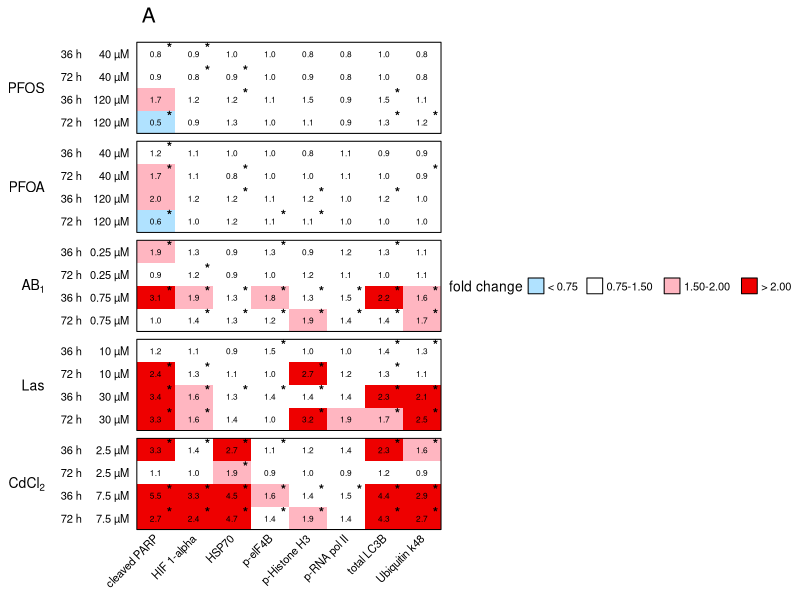
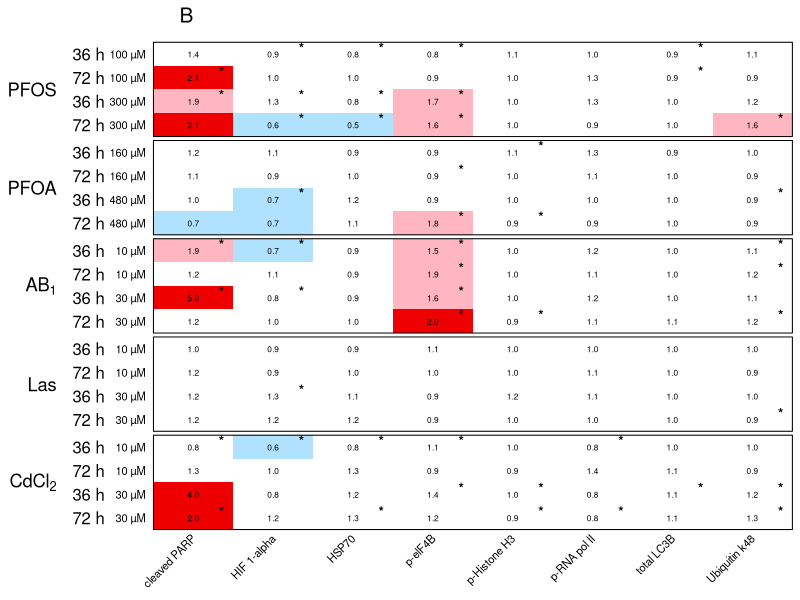
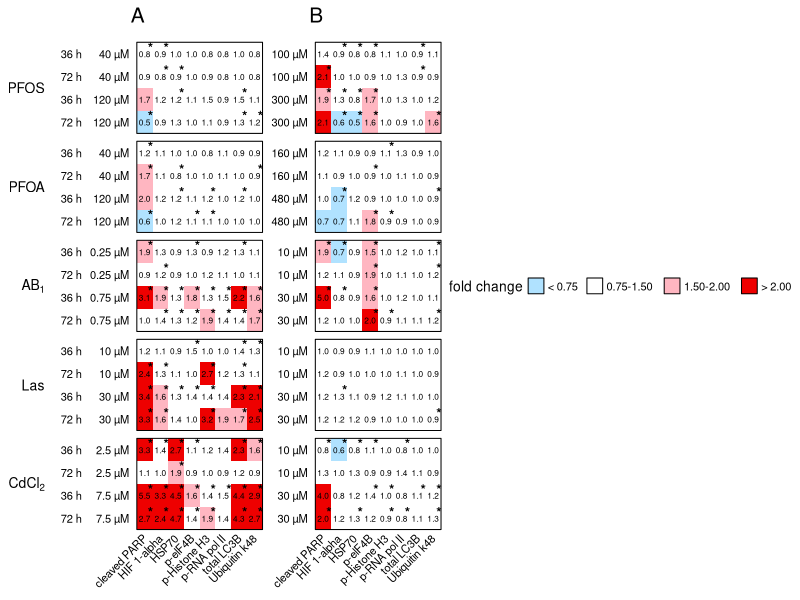
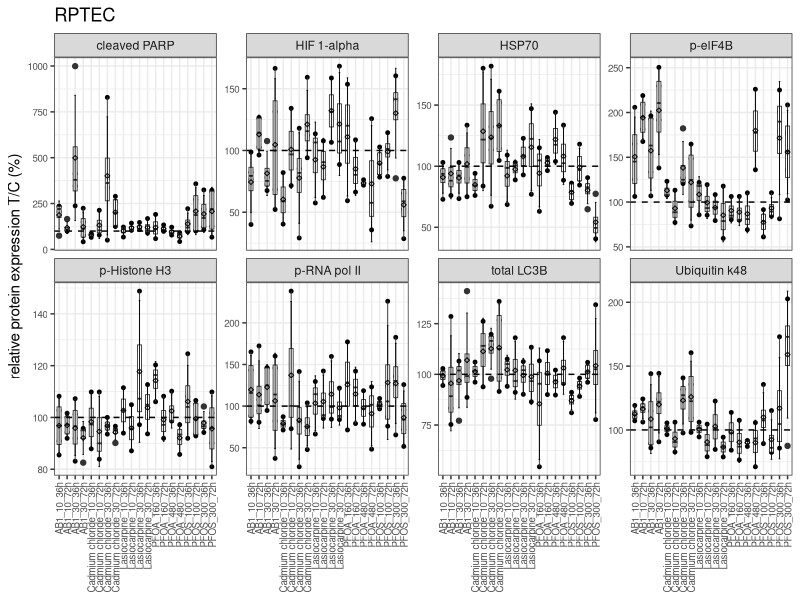
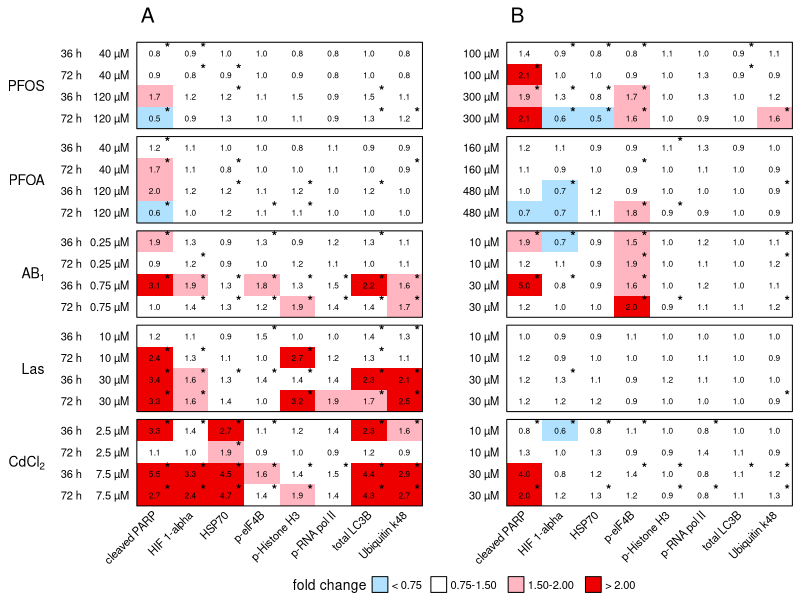
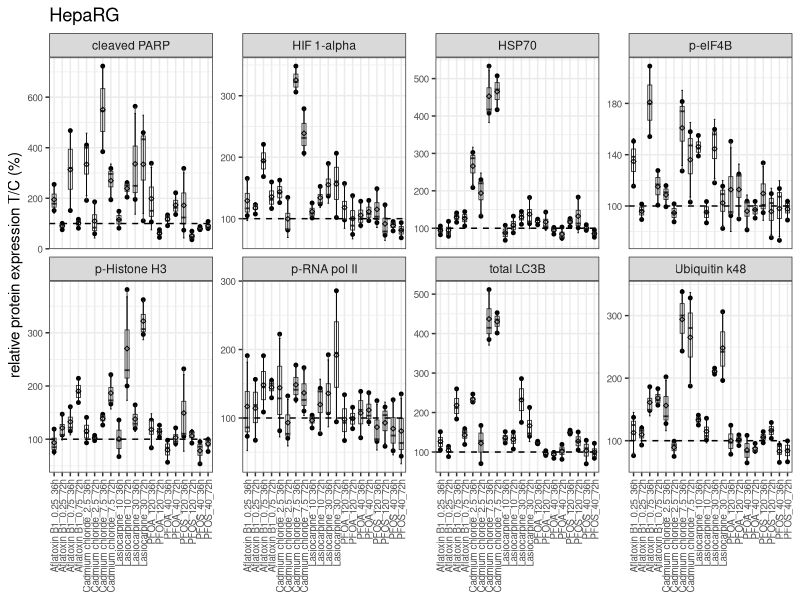
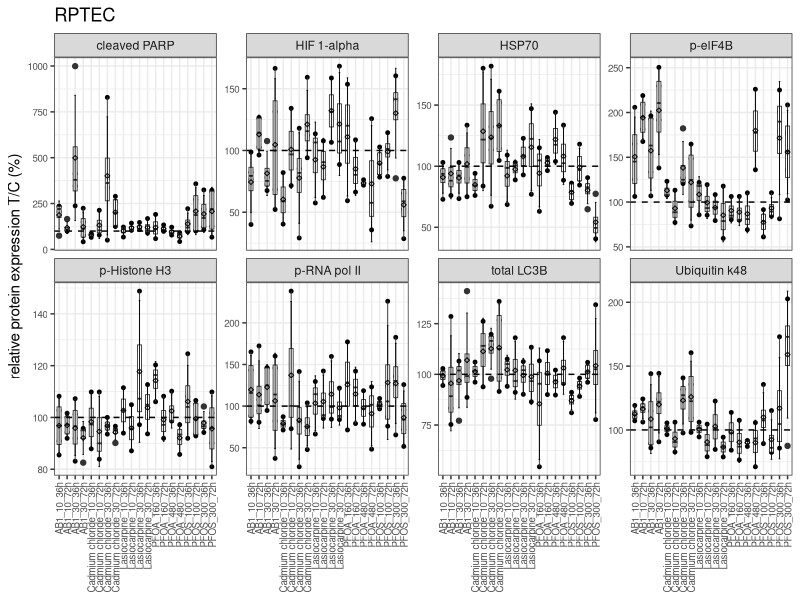

Source code (R) for these figures, in order:
# Skript to evaluate Multiplexed microsphere-based sandwich immunoassays
##Import data

library(readr)
setwd("3.4 Effects on marker proteins/")

HepaRG_Protein_Result <- read_delim("HepaRG_Protein.csv", delim = ";", escape_double = FALSE, trim_ws = TRUE, col_select = c(1:15))


RPTEC_Protein_Result <- read_delim("RPTEC_Protein.csv", delim = ";", escape_double = FALSE, trim_ws = TRUE)


# create dataframe with rep1-3 side by side
##concentration as character for row.name
HepaRG_Protein_Result$concentration_uM <- as.character(HepaRG_Protein_Result$concentration_uM)

RPTEC_Protein_Result$concentration_uM <- as.character(RPTEC_Protein_Result$concentration_uM)

## one df per rep

HepaRG_Protein_Result_rep1 <-  HepaRG_Protein_Result[which(HepaRG_Protein_Result$biol_rep == 1),]
HepaRG_Protein_Result_rep2 <-  HepaRG_Protein_Result[which(HepaRG_Protein_Result$biol_rep == 2),]
HepaRG_Protein_Result_rep3 <-  HepaRG_Protein_Result[which(HepaRG_Protein_Result$biol_rep == 3),]
HepaRG_Protein_Result_rep4 <-  HepaRG_Protein_Result[which(HepaRG_Protein_Result$biol_rep == 4),]

RPTEC_Protein_Result_rep1 <-  RPTEC_Protein_Result[which(RPTEC_Protein_Result$biol_rep == 1),]
RPTEC_Protein_Result_rep2 <-  RPTEC_Protein_Result[which(RPTEC_Protein_Result$biol_rep == 2),]
RPTEC_Protein_Result_rep3 <-  RPTEC_Protein_Result[which(RPTEC_Protein_Result$biol_rep == 3),]
RPTEC_Protein_Result_rep4 <-  RPTEC_Protein_Result[which(RPTEC_Protein_Result$biol_rep == 4),]

## change rownames to apply merge
### function: enter dataframe name
### creates empty vector from rownames
### creates names for column 1-3
### apply make.names to be added to df
### add to df

change_rownames <- function(mydataframe){
  rowname_vector <- numeric(0)
  for(i in 1:nrow(mydataframe)){
    rowname <- paste(mydataframe[i,5], mydataframe[i,7], mydataframe[i,2], sep = "_")
    rowname_vector <- c(rowname_vector, rowname)
  }
  mydataframe <- cbind(rowname_vector, mydataframe)
  make.names(rowname_vector, unique = T)
  .rowNamesDF(x = mydataframe, make.names = T) <- rowname_vector
    return(mydataframe)
}

HepaRG_Protein_Result_rep1 <- change_rownames(HepaRG_Protein_Result_rep1)
HepaRG_Protein_Result_rep2 <- change_rownames(HepaRG_Protein_Result_rep2)
HepaRG_Protein_Result_rep3 <- change_rownames(HepaRG_Protein_Result_rep3)
HepaRG_Protein_Result_rep4 <- change_rownames(HepaRG_Protein_Result_rep4)

RPTEC_Protein_Result_rep1 <- change_rownames(RPTEC_Protein_Result_rep1)
RPTEC_Protein_Result_rep2 <- change_rownames(RPTEC_Protein_Result_rep2)
RPTEC_Protein_Result_rep3 <- change_rownames(RPTEC_Protein_Result_rep3)
RPTEC_Protein_Result_rep4 <- change_rownames(RPTEC_Protein_Result_rep4)

# calulate T/C per rep
##create function with input dataframe of rep
### attach df, create empty vectors
### go through whole df and look for substance_number which is not 0
### if so, go through whole df and look if a row with substance_number 0 matches regarding timepoint and concentration number
### if so, calculate T/C (100%), add to df
### df is list, has to be converted to list and colums converted to numeric
### return new df

calculate_T_C <- function(replicate){
  attach(replicate)
  newtable <- numeric(0)
  newthing <- numeric(0)
  for(i in 1:nrow(replicate)){
    if(substance_number[i] != 0){
      for(k in 1:nrow(replicate)){
        if(time_point[k] == time_point[i] & concentration_number[k] == concentration_number[i] & substance_number[k] == 0){
          newthing <- replicate[i, c(9:16)]/replicate[k,c(9:16)]*100
          rowofnewthing <- c(replicate[i,1:8], newthing)
          newtable <- rbind(newtable, rowofnewthing)
        }
      }
    }
  }
  detach(replicate)
  for(m in c(1,3,6)){
    newtable[,m] <- as.character(newtable[,m])
  }
  newname <- as.data.frame(newtable)
  rownames(newname) <- newname$rowname_vector
    for(l in c(2,4,5,7,8:16)){
    newname[,l] <- as.numeric(newname[,l])
  }
  return(newname)
}

HepaRG_Protein_Result_rep1_T_C <- calculate_T_C(HepaRG_Protein_Result_rep1)
HepaRG_Protein_Result_rep2_T_C <- calculate_T_C(HepaRG_Protein_Result_rep2)
HepaRG_Protein_Result_rep3_T_C <- calculate_T_C(HepaRG_Protein_Result_rep3)
HepaRG_Protein_Result_rep4_T_C <- calculate_T_C(HepaRG_Protein_Result_rep4)

RPTEC_Protein_Result_rep1_T_C <- calculate_T_C(RPTEC_Protein_Result_rep1)
RPTEC_Protein_Result_rep2_T_C <- calculate_T_C(RPTEC_Protein_Result_rep2)
RPTEC_Protein_Result_rep3_T_C <- calculate_T_C(RPTEC_Protein_Result_rep3)
RPTEC_Protein_Result_rep4_T_C <- calculate_T_C(RPTEC_Protein_Result_rep4)

# merge 4 dataframes
## first merge 2 twice, merge these
## change rownames back, as they get set as new colomns
## get 3 rows with indications of the rows (as originally) from the new row.names
## create one dataframe and sort by substance name and concentration
## set rownames again
### input: dataframes, suffixes as "_suffix"

merge_4_data.frames <- function(dataframe1, suffix1, dataframe2, suffix2, dataframe3, suffix3, dataframe4, suffix4){
  firstmerge <- merge(dataframe1[,c(9:16)],dataframe2[,c(9:16)], by = "row.names", all.x = T, all.y = T, suffixes = c(suffix1, suffix2))
  rownames(firstmerge) <- firstmerge$Row.names
  secondmerge <- merge(dataframe3[,c(9:16)],dataframe4[,c(9:16)], by = "row.names", all.x = T, all.y = T, suffixes = c(suffix3, suffix4))
  rownames(secondmerge) <- secondmerge$Row.names
  thirdmerge <- merge(firstmerge[,c(2:ncol(firstmerge))],secondmerge[,c(2:ncol(secondmerge))], by = "row.names", all.x = T, all.y = T)
  rownames(thirdmerge) <- thirdmerge$Row.names
  Beschriftung <- data.frame(t(data.frame(strsplit(as.character(thirdmerge[c(1:length(thirdmerge$Row.names)),1]), split = "_"))))
  dataframename <- cbind(Beschriftung, thirdmerge[,c(2:ncol(thirdmerge))])
  row.names(dataframename) <- thirdmerge$Row.names
  names(dataframename)[1] <- "substance"
  names(dataframename)[2] <- "concentration_µM"
  names(dataframename)[3] <- "timepoint"
  return(dataframename)
}

HepaRG_Protein_Result_merge <- merge_4_data.frames(HepaRG_Protein_Result_rep1_T_C, "_rep1", HepaRG_Protein_Result_rep2_T_C, "_rep2", HepaRG_Protein_Result_rep3_T_C, "_rep3", HepaRG_Protein_Result_rep4_T_C, "_rep4")

RPTEC_Protein_Result_merge <- merge_4_data.frames(RPTEC_Protein_Result_rep1_T_C, "_rep1", RPTEC_Protein_Result_rep2_T_C, "_rep2", RPTEC_Protein_Result_rep3_T_C, "_rep3", RPTEC_Protein_Result_rep4_T_C, "_rep4")

#calculate mean
## create vector for new colnames
## create df with row information
### calculate rowmean for each analyte and attach it to df
### attach colnames
### same process for sd
## apply to merge df 
#statistics
## same process for stat
### extract p-value into a separate vector ---> add to df

library(boot)

calculate_mean_sd <- function(dataframe_for_mean_sd){
  coloumnames <- gsub("_rep[0-9]", "", names(dataframe_for_mean_sd))
  mean_SD_df <- data.frame(dataframe_for_mean_sd[,c(1:3)])
  for (i in 4:11){
    analyte_mean <- rowMeans(dataframe_for_mean_sd[, c(seq(from = i, by = 8, length.out = 4))], na.rm = T)
    mean_SD_df <- cbind(mean_SD_df, analyte_mean)
    names(mean_SD_df)[i] <- paste(coloumnames[i], "mean", sep = "_")
  }
  for (i in 4:11){
    analyte_sd <- apply(dataframe_for_mean_sd[, c(seq(from = i, by = 8, length.out = 4))], MARGIN = 1, FUN = sd, na.rm = T)
    mean_SD_df <- cbind(mean_SD_df, analyte_sd)
    names(mean_SD_df)[i+8] <- paste(coloumnames[i], "sd", sep = "_")
  }
  statistic_function <- function(data, indices){
    sample_data <- data[indices]
    return(mean(sample_data))
  }
  for (i in 4:11) {
    t_test_substance <- numeric(0)
    p_value_as_asterisks <- numeric(0)
    bootstrap_as_asterisks <- numeric(0)
    for(k in 1:nrow(dataframe_for_mean_sd)){
      t_test <- t.test(as.numeric(dataframe_for_mean_sd[k, c(seq(from = i, by = 8, length.out = 4))]), mu = 100)
      t_test_substance <- c(t_test_substance, t_test$p.value)
      if(t_test$p.value < 0.05){
        as_asterisks <- "*"
      }else{
        as_asterisks <- ""
      }
      p_value_as_asterisks <- c(p_value_as_asterisks, as_asterisks)
      boot_result <- boot(na.omit(as.numeric(dataframe_for_mean_sd[k, c(seq(from = i, by = 8, length.out = 4))])), statistic_function, R = 1000)
      boostrap_means <- boot_result$t
      boot.ci(boot_result, type = "basic")
      confidence_interval <- boot.ci(boot_result, type = "basic")$basic
      if(confidence_interval[1,4] < 100 & 100 < confidence_interval[1,5]){
        bootstrap <- ""
      }else{
        bootstrap <- "*"
      }
      bootstrap_as_asterisks <- c(bootstrap_as_asterisks, bootstrap)
    }
    mean_SD_df <- cbind(mean_SD_df, t_test_substance, p_value_as_asterisks, bootstrap_as_asterisks)
    names(mean_SD_df) <- gsub("t_test_substance", paste(names(mean_SD_df[i]), "p-value", sep = "_"), names(mean_SD_df))
    names(mean_SD_df) <- gsub("p_value_as_asterisks", paste(names(mean_SD_df[i]), "asterisks", sep = "_"), names(mean_SD_df))
    names(mean_SD_df) <- gsub("bootstrap_as_asterisks", paste(names(mean_SD_df[i]), "boot", sep = "_"), names(mean_SD_df))
  }
  return(mean_SD_df)
}

HepaRG_Protein_Result_mean_SD <- calculate_mean_sd(HepaRG_Protein_Result_merge)

RPTEC_Protein_Result_mean_SD <- calculate_mean_sd(RPTEC_Protein_Result_merge)

HepaRG_Protein_Result_mean_SD <- cbind(row.names(HepaRG_Protein_Result_mean_SD), HepaRG_Protein_Result_mean_SD)
names(HepaRG_Protein_Result_mean_SD)[1] <- "longname"

RPTEC_Protein_Result_mean_SD <- cbind(row.names(RPTEC_Protein_Result_mean_SD), RPTEC_Protein_Result_mean_SD)
names(RPTEC_Protein_Result_mean_SD)[1] <- "longname"

###Heatmap with Complex Heatmaps

library(ComplexHeatmap)

HepaRG_Protein_Result_mean_SD_CH <- cbind(CellLine = rep("HepaRG", times = nrow(HepaRG_Protein_Result_mean_SD)), HepaRG_Protein_Result_mean_SD[, c(2,3,4,5:12, seq(from = 23, by = 3, to = 44))])
RPTEC_Protein_Result_mean_SD_CH <- cbind(CellLine = rep("RPTEC", times = nrow(RPTEC_Protein_Result_mean_SD)), RPTEC_Protein_Result_mean_SD[, c(2,3,4,5:12, seq(from = 23, by = 3, to = 44))])

make_levels <- function(mean_SD) {
  library(dplyr)
  for(i in grep("_mean$", names(mean_SD), ignore.case = T)){
    levels <- cut(mean_SD[,i], 
                  breaks = c(-Inf, 75, 150, 200, Inf), 
                  labels = c("< 0.75", "0.75-1.50", "1.50-2.00", "> 2.00"),
                  right = FALSE)
    mean_SD <-  cbind(mean_SD, levels)
    names(mean_SD)[ncol(mean_SD)] <- paste0(gsub("mean", "", names(mean_SD)[i]), "_levels")
  }
  mean_SD[, "concentration_µM"] <- as.numeric(mean_SD[, "concentration_µM"])
  ordered_df <- mean_SD %>%
    arrange(substance, concentration_µM)
  return(ordered_df)
}

HepaRG_Protein_Result_mean_SD_CH <- make_levels(HepaRG_Protein_Result_mean_SD_CH)
RPTEC_Protein_Result_mean_SD_CH <-  make_levels(RPTEC_Protein_Result_mean_SD_CH)

###Heatmap parameters

ht_opt("legend_border" = "black")
ht_opt$COLUMN_ANNO_PADDING = unit(0.5, "cm")
ht_opt$ROW_ANNO_PADDING = unit(0.2, "cm")

colors <- structure(
  c("lightskyblue1", "white", "lightpink", "red2"), 
  names = c("< 0.75", "0.75-1.50", "1.50-2.00", "> 2.00"))

row_title <- c("PFOS", "PFOA", expression(AB[1]), "Las", expression(CdCl[2]))

ha_HepaRG = rowAnnotation(
  conc = anno_text(
    paste0(" ", HepaRG_Protein_Result_mean_SD_CH$concentration_µM, " µM"),
    just = "right",
    location = 1,
    gp = gpar(fontsize = 8))
  )

title_HepaRG <-  HeatmapAnnotation(
  title = anno_text(c(rep("", 5), "A", rep("", 2)), rot = 0, 
                    gp = gpar(fontsize = 15))
)

lgd = list(labels = c("< 0.75", "0.75-1.50", "1.50-2.00", "> 2.00"),
           legend_gp = gpar(fill = c("lightskyblue1", "white", "lightpink", "red2")), 
           labels_gp = gpar(fontsize = 8),
           title_gp = gpar(fontsize = 10),
           nrow = 1,
           title_position = "leftcenter")


HT_HepaRG <- Heatmap(HepaRG_Protein_Result_mean_SD_CH[, c(21:28)],
                     row_split = factor(HepaRG_Protein_Result_mean_SD_CH[, "substance"],
                                        levels = c("PFOS", "PFOA", "Aflatoxin B1", "Lasiocarpine", "Cadmium chloride")),
                     row_gap = unit(0.2, "cm"),
                     col = colors,
                     name = "fold change",
                     column_title_gp = gpar(just = "left"),
                     cluster_row_slices = F,
                     cluster_rows = F,
                     cluster_columns = F,
                     row_title_rot = F,
                     row_title = row_title,
                     row_title_gp = gpar(fontsize = 10),
                     row_names_side = "left",
                     row_names_gp = gpar(fontsize = 8),
                     column_labels = gsub("_mean", "", names(HepaRG_Protein_Result_mean_SD_CH[, c(5:12)])),
                     column_names_rot = 45,
                     column_names_gp = gpar(fontsize = 8),
                     column_order = order(gsub("_mean", "", names(HepaRG_Protein_Result_mean_SD_CH[, c(5:12)]))),
                     row_labels = gsub("h", " h", HepaRG_Protein_Result_mean_SD_CH$timepoint),
                     border = T,
                     top_annotation = title_HepaRG,
                     left_annotation = ha_HepaRG,
                     cell_fun = function(j, i, x, y, width, height, fill){
                       grid.text(sprintf("%.1f", (HepaRG_Protein_Result_mean_SD_CH[i, j+4]/100)), x, y, 
                                 gp= gpar(fontsize = 6))
                     },
                     layer_fun = function(j, i, x, y, w, h, f){
                       grid.text(pindex(as.matrix(HepaRG_Protein_Result_mean_SD_CH), i, j+12), x+w*0.35, y+h*0.25, 
                                 gp = gpar(fontsize = 10, fontface = "bold"))
                     },
                     heatmap_legend_param = lgd
)

HT_HepaRG

title_RPTEC = HeatmapAnnotation(
  title = anno_text(c(rep("", 5), "B", rep("", 2)), rot = 0,
                    gp = gpar(fontsize = 15)
                    )
  )

ha_RPTEC = rowAnnotation(
  conc = anno_text(
    paste0(RPTEC_Protein_Result_mean_SD_CH$concentration_µM, " µM"),
    just = "right",
    location = 1,
    gp = gpar(fontsize = 8)
    )
  )

HT_RPTEC <- Heatmap(RPTEC_Protein_Result_mean_SD_CH[, c(21:28)],
                     row_split = factor(HepaRG_Protein_Result_mean_SD_CH[, "substance"],
                                        levels = c("PFOS", "PFOA", "Aflatoxin B1", "Lasiocarpine", "Cadmium chloride")),
                     col = colors,
                     name = "fold change",
                     column_title_gp = gpar(just = "left"),
                     cluster_row_slices = F,
                     cluster_rows = F,
                     cluster_columns = F,
                     row_title_rot = F,
                     row_title = row_title,
                     row_names_side = "left",
                     column_labels = gsub("_mean", "", names(RPTEC_Protein_Result_mean_SD_CH[, c(5:12)])),
                     column_names_rot = 45,
                     column_order = order(gsub("_mean", "", names(RPTEC_Protein_Result_mean_SD_CH[, c(5:12)]))),
                     column_names_gp = gpar(fontsize = 8),
                     row_labels = gsub("h", " h", RPTEC_Protein_Result_mean_SD_CH$timepoint),
                     border = T,
                     left_annotation = ha_RPTEC,
                     top_annotation = title_RPTEC,
                     cell_fun = function(j, i, x, y, width, height, fill){
                       grid.text(sprintf("%.1f", (RPTEC_Protein_Result_mean_SD_CH[i, j+4]/100)), x, y, 
                                 gp= gpar(fontsize = 6))
                     },
                     layer_fun = function(j, i, x, y, w, h, f){
                       grid.text(pindex(as.matrix(RPTEC_Protein_Result_mean_SD_CH), i, j+12), x+w*0.35, y+h*0.25, 
                                 gp = gpar(fontsize = 10, fontface = "bold"))
                     },
                    show_heatmap_legend = F
)

HT_RPTEC

HT_combined <- HT_HepaRG + HT_RPTEC

HT_combined

png("Protein.png", width = 21, height = 15, units = "cm", res = 900)

draw(HT_combined, 
     heatmap_legend_side = "bottom",
     ht_gap = unit(1, "cm"),)

dev.off()

#spupplementary material
##boxplot
###HepaRG

library(reshape)
library(ggplot2)

HepaRG_Protein_datamelt_boxplot <- melt(cbind(longnames = row.names(HepaRG_Protein_Result_merge), HepaRG_Protein_Result_merge))

HepaRG_Protein_datamelt_boxplot$variable <- gsub("_rep[0-9]+", "", HepaRG_Protein_datamelt_boxplot$variable)

Sup_Fig_HepaRG <- ggplot(HepaRG_Protein_datamelt_boxplot[which(is.na(HepaRG_Protein_datamelt_boxplot$value) == F),], aes(longnames, value))+
  geom_point(size = 1)+
  geom_boxplot(width = 0.5, size = 0.3)+
  stat_summary(
    fun.data = "mean_sdl",
    fun.args = list(mult = 1),
    geom = "errorbar",
    width = 0.2,
    size = 0.3
  )+
  stat_summary(
    fun = mean,
    geom = "point",
    shape = 23,
    size = 1
  )+
  geom_hline(yintercept = 100, linetype = "dashed", color = "black", linewidth = 0.5)+
  theme_bw()+
  theme(
    axis.text.x = element_text(angle = 90, vjust = 0.5, hjust=1, size = 7),
    axis.text.y = element_text(size = 7),
    axis.title.x = element_blank())+
  ylab("relative protein expression T/C (%)")+
  facet_wrap(~variable, scales = "free_y", ncol = 4)+
  ggtitle("HepaRG")

ggsave("Sup_Fig_HepaRG_Protein.png",width = 9.21, height = 6.85, dpi = 1200)
 
###RPTEC

RPTEC_Protein_datamelt_boxplot <- melt(cbind(longnames = row.names(RPTEC_Protein_Result_merge), RPTEC_Protein_Result_merge))

RPTEC_Protein_datamelt_boxplot$variable <- gsub("_rep[0-9]+", "", RPTEC_Protein_datamelt_boxplot$variable)

ggplot(RPTEC_Protein_datamelt_boxplot[which(is.na(RPTEC_Protein_datamelt_boxplot$value) == F),], aes(longnames, value))+
  geom_point(size = 1)+
  geom_boxplot(width = 0.5, size = 0.3)+
  stat_summary(
    fun.data = "mean_sdl",
    fun.args = list(mult = 1),
    geom = "errorbar",
    width = 0.2,
    size = 0.3
  )+
  stat_summary(
    fun = mean,
    geom = "point",
    shape = 23,
    size = 1
  )+
  geom_hline(yintercept = 100, linetype = "dashed", color = "black", size = 0.5)+
  theme_bw()+
  theme(
    axis.text.x = element_text(angle = 90, vjust = 0.5, hjust=1, size = 7),
    axis.text.y = element_text(size = 7),
    axis.title.x = element_blank())+
  ylab("relative protein expression T/C (%)")+
  facet_wrap(~variable, scales = "free_y", ncol = 4)+
  ggtitle("RPTEC")

ggsave("Sup_Fig_RPTEC_Protein.png",width = 9.21, height = 6.85, dpi = 1200)
